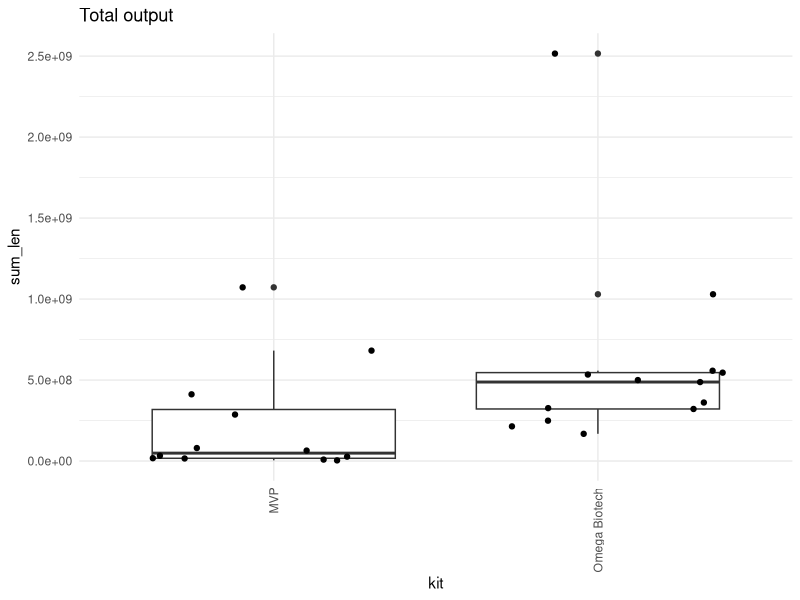
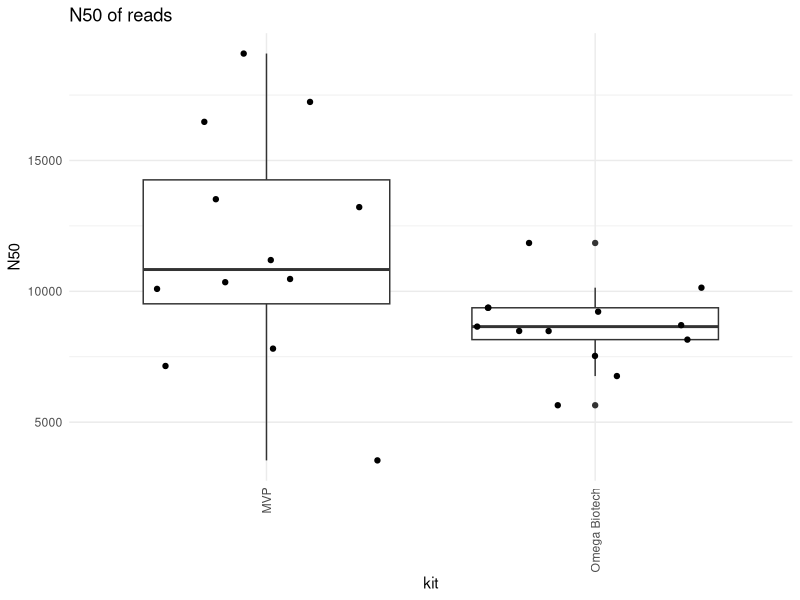
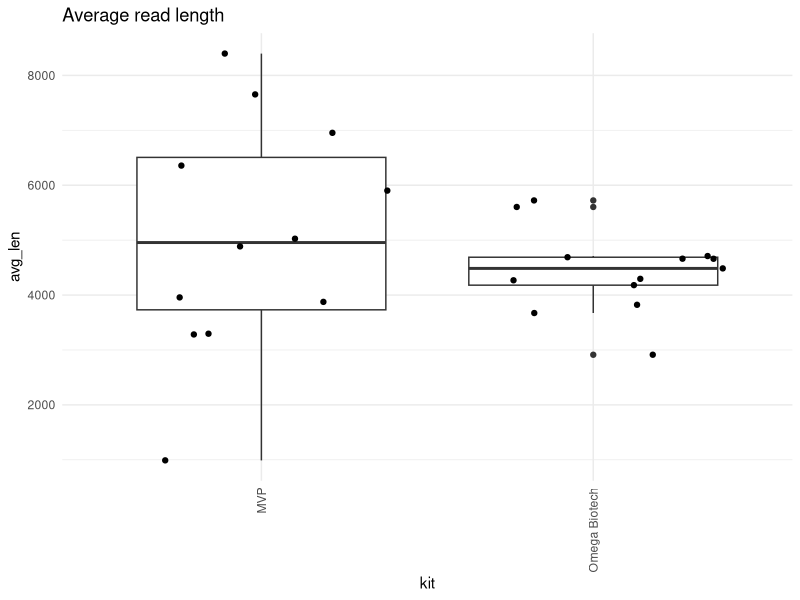
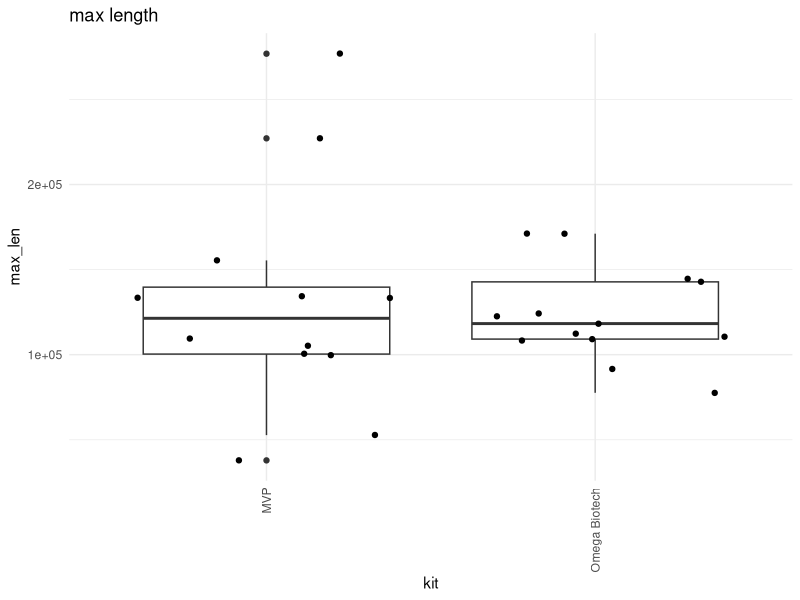
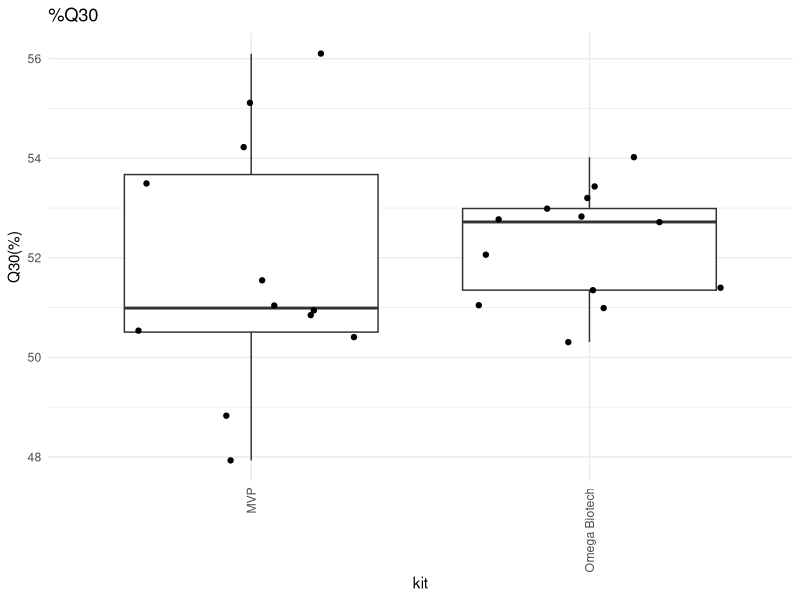

Recreate these plots in R, in order.
## ---- chunk 1
knitr::opts_chunk$set(echo = TRUE)
library(tidyverse)
## ---- chunk 2
stats<-read_tsv('./all_stats.tsv')
stats$file<-str_replace_all(stats$file,'.fastq.gz','')
stats$kit<-ifelse(grepl('OB',stats$file),'Omega Biotech','MVP')
ggplot(stats) +
  aes(x=kit,y=sum_len) + theme_minimal() +
  theme(axis.text.x = element_text(angle = 90, vjust = 0.5, hjust=1)) +
  geom_boxplot() +geom_jitter() +
  ggtitle("Total output")

ggplot(stats) +
  aes(x=kit,y=N50) + theme_minimal() +
  theme(axis.text.x = element_text(angle = 90, vjust = 0.5, hjust=1)) +
  geom_boxplot() +geom_jitter() +
  ggtitle("N50 of reads")

ggplot(stats) +
  aes(x=kit,y=avg_len) + theme_minimal() +
  theme(axis.text.x = element_text(angle = 90, vjust = 0.5, hjust=1)) +
  geom_boxplot() +geom_jitter() +
  ggtitle("Average read length")

ggplot(stats) +
  aes(x=kit,y=max_len) + theme_minimal() +
  theme(axis.text.x = element_text(angle = 90, vjust = 0.5, hjust=1)) +
  geom_boxplot() +geom_jitter() +
  ggtitle("max length")

ggplot(stats) +
  aes(x=kit,y=`Q30(%)`) + theme_minimal() +
  theme(axis.text.x = element_text(angle = 90, vjust = 0.5, hjust=1)) +
  geom_boxplot() +geom_jitter() +
  ggtitle("%Q30")



## ---- chunk 3

hybrid_stats<-read_tsv('./hybrid_stats.tsv', col_names = c("Isolate","total_contigs","complete_contigs"))
hybrid_stats<-filter(hybrid_stats,!grepl('sub',Isolate))

hybrid_stats$Isolate<-str_replace_all(hybrid_stats$Isolate,'_.*','')
hybrid_stats$kit<-ifelse(grepl('OB',hybrid_stats$Isolate),'OB','MVP')
hybrid_stats$Isolate<-str_replace_all(hybrid_stats$Isolate,'MVP','')
hybrid_stats$Isolate<-str_replace_all(hybrid_stats$Isolate,'OB','')


hybrid_stats$diff<-hybrid_stats$total_contigs - hybrid_stats$complete_contigs
hybrid_stats$complete<-ifelse(hybrid_stats$total_contigs==hybrid_stats$complete_contigs,'complete assembly','incomplete assembly')
t<-table(hybrid_stats$complete,hybrid_stats$kit)


kableExtra::kable(t,caption = "Complete assemblies by kit",format = "html") %>% 
   kableExtra::kable_styling(bootstrap_options = c("striped", "hover", "condensed", "responsive"))

kableExtra::kable(hybrid_stats,format = "html") %>%  kableExtra::kable_styling(bootstrap_options = c("striped", "hover", "condensed", "responsive"))
